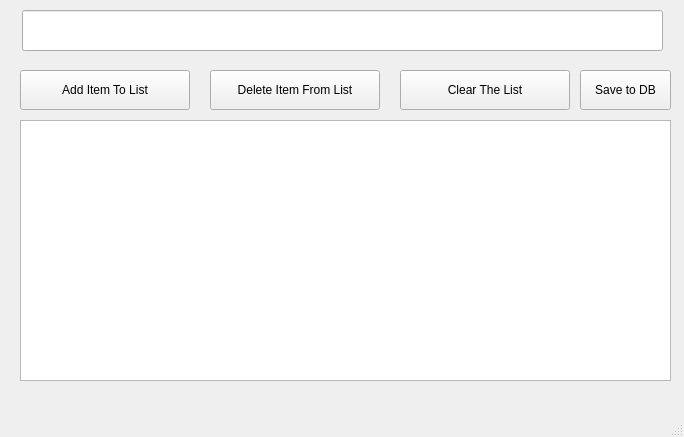
<?xml version="1.0" encoding="UTF-8"?>
<ui version="4.0">
 <class>MainWindow</class>
 <widget class="QMainWindow" name="MainWindow">
  <property name="geometry">
   <rect>
    <x>0</x>
    <y>0</y>
    <width>684</width>
    <height>437</height>
   </rect>
  </property>
  <property name="windowTitle">
   <string>To Do List</string>
  </property>
  <widget class="QWidget" name="centralwidget">
   <widget class="QPushButton" name="addItem_pushButton">
    <property name="geometry">
     <rect>
      <x>20</x>
      <y>70</y>
      <width>170</width>
      <height>40</height>
     </rect>
    </property>
    <property name="text">
     <string>Add Item To List</string>
    </property>
   </widget>
   <widget class="QPushButton" name="deleteItem_pushButton_2">
    <property name="geometry">
     <rect>
      <x>210</x>
      <y>70</y>
      <width>170</width>
      <height>40</height>
     </rect>
    </property>
    <property name="text">
     <string>Delete Item From List</string>
    </property>
   </widget>
   <widget class="QPushButton" name="clearList_pushButton_3">
    <property name="geometry">
     <rect>
      <x>400</x>
      <y>70</y>
      <width>170</width>
      <height>40</height>
     </rect>
    </property>
    <property name="text">
     <string>Clear The List</string>
    </property>
   </widget>
   <widget class="QLineEdit" name="addItem_lineEdit">
    <property name="geometry">
     <rect>
      <x>22</x>
      <y>10</y>
      <width>641</width>
      <height>41</height>
     </rect>
    </property>
   </widget>
   <widget class="QListWidget" name="listWidget">
    <property name="geometry">
     <rect>
      <x>20</x>
      <y>120</y>
      <width>651</width>
      <height>261</height>
     </rect>
    </property>
   </widget>
   <widget class="QPushButton" name="DB_pushButton_4">
    <property name="geometry">
     <rect>
      <x>580</x>
      <y>70</y>
      <width>91</width>
      <height>40</height>
     </rect>
    </property>
    <property name="text">
     <string>Save to DB</string>
    </property>
   </widget>
  </widget>
  <widget class="QMenuBar" name="menubar">
   <property name="geometry">
    <rect>
     <x>0</x>
     <y>0</y>
     <width>684</width>
     <height>22</height>
    </rect>
   </property>
  </widget>
  <widget class="QStatusBar" name="statusbar"/>
 </widget>
 <resources/>
 <connections/>
</ui>
